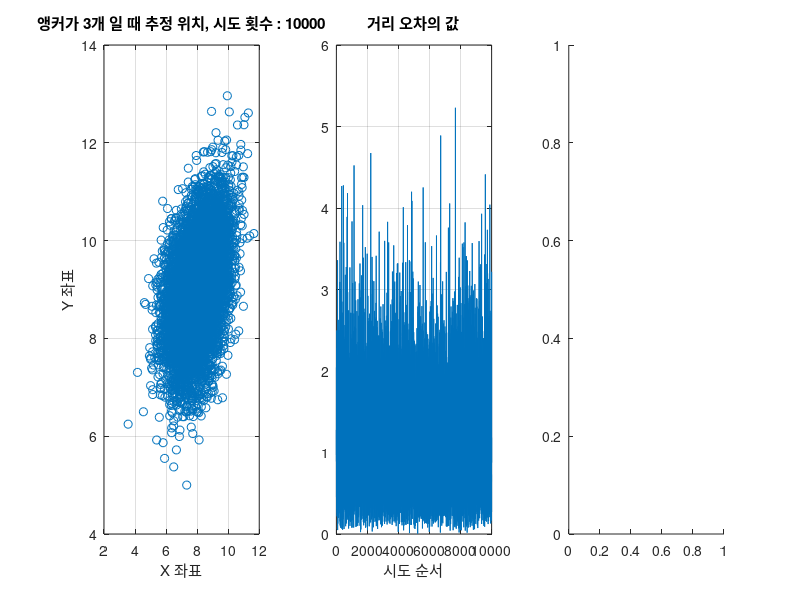

The MATLAB source for this figure: (Note: this script raises an error after producing the figure.)
%앵커의 개수에 따른 RMSE 구해보기
%RMSE 구해서 plot으로 추가하기
AP = [
    0,   0;
    0,  20;
    20,  0;
    20, 20;
    15, 25;
     
];
MS = [8, 9];
trial_size = 10000;
RMSE = zeros(3, 1); 
for i = 3 : 5 
    A = AP(1:i, :);  
    scatter_data = zeros(trial_size, 2);
    figure;
    for j = 1 : trial_size
        K = sum(A.^2, 2);
        R = (MS  - A).^2;        
        R = sum(R, 2);   
        R = (sqrt(R) + randn(size(R))).^2;             
        pointZero = R(1);        
        R = R(2:end);
        K = K(2:end);
        H = A(2:end,  :);
        pH = (transpose(H) * H) \ transpose(H);
        b = (K - R + pointZero) / 2;
        xhat = pH*b;        
        scatter_data(j, :) = xhat';

    end
    subplot(1, 3, 1)
    plot(MS(1), MS(2), 'bx'); hold on
    scatter(scatter_data(:,1), scatter_data(:,2), 'ro'); 
    xlabel('X 좌표'); 
    ylabel('Y 좌표');    
    title (['앵커가 ', num2str(i) '개 일 때 추정 위치, 시도 횟수 : ', num2str(trial_size)]);
    grid on;

    error_scatter = sqrt(sum((scatter_data - MS).^2, 2));       
    subplot(1, 3, 2)
    plot(error_scatter);
    xlabel('시도 순서');     
    title ('거리 오차의 값');
    grid on;

    subplot(1, 3, 3)
    pd = fitdist(error_scatter, 'Kernel', 'Kernel', 'normal');  
    x_values = linspace(min(error_scatter), max(error_scatter), 100);
    plot(x_values, pdf(pd, x_values), 'LineWidth', 2);
    xlabel('오차의 거리');
    ylabel('밀도');
    title(['앵커가 ', num2str(i), '개 일 때의 오차 거리 분포']);
    grid on;
    RMSE(i-2) = sqrt(mean(sum((scatter_data - repmat(MS, trial_size, 1)).^2, 2)));
end  

figure
plot(3:5, RMSE, '-o', 'LineWidth', 2);
xlabel('앵커 개수');
ylabel('RMSE');
title('앵커 개수에 따른 RMSE');
text(3:5, RMSE, num2str(RMSE, '%.4f'), 'HorizontalAlignment','left', 'VerticalAlignment','bottom');
grid on;
